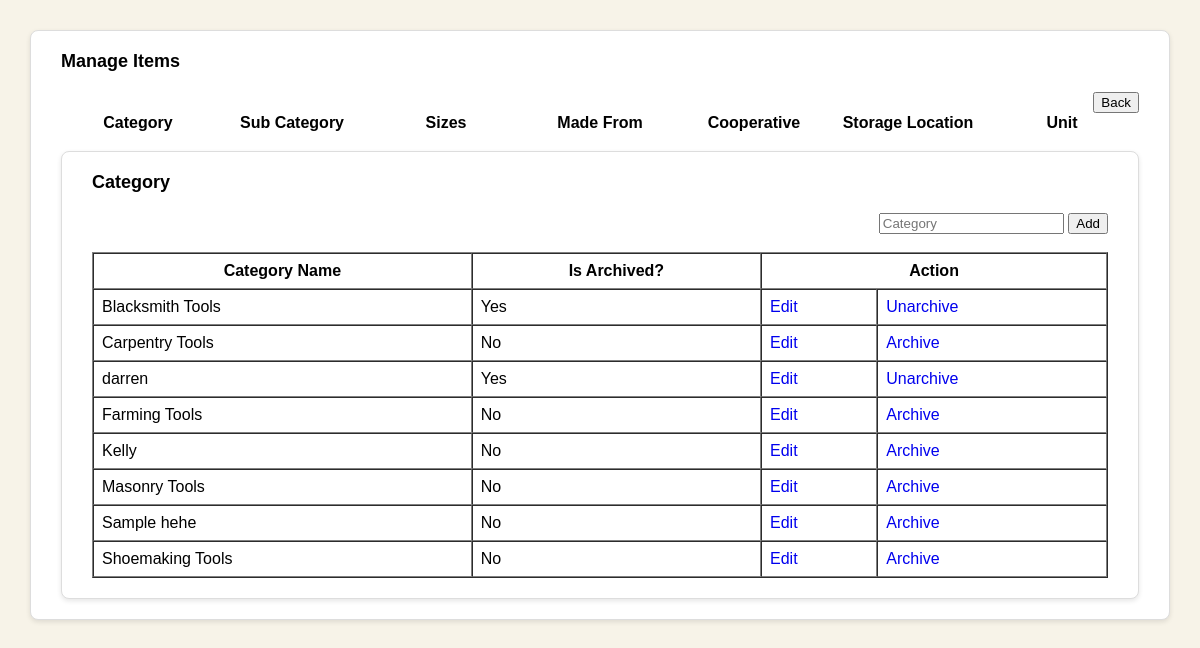
Page /submenu/submenu_maintenance.php (signed in) on the earlier database version.
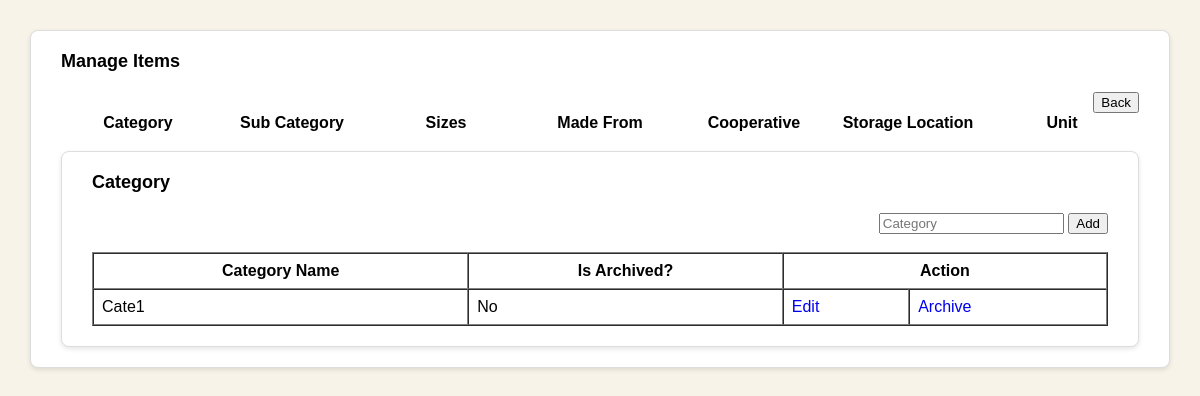
Same page on the later database version.
### tables this page shows
CREATE TABLE `tblcategory` (
  `categoryid` int(11) NOT NULL AUTO_INCREMENT,
  `category` varchar(128) DEFAULT '',
  `is_archived` varchar(128) DEFAULT 'No',
  PRIMARY KEY (`categoryid`)
);

### submenu/category.php (the view, shortened to what this page needs)
<?php include('../includes/init.php'); ?>
<?php
$category = '';
$categoryid = '';
?>
<div class="main-container">
    <div class="section-title">Category</div>
    <div align="right">
        <input type="text" id="category" value="<?php echo htmlspecialchars($category); ?>" placeholder="Category" />
        <button onclick="add_edit_category(<?php echo $categoryid ? $categoryid : 'null'; ?>);">
            <?php echo $categoryid ? 'Update' : 'Add'; ?>
        </button>
    </div>
    <br>
    <table border="1" width="100%" cellpadding="8" cellspacing="0">
        <tr>
            <th>Category Name</th>
            <th>Is Archived?</th>
            <th colspan="2">Action</th>
        </tr>
        <?php
        $rs = mysqli_query($db_connection, "SELECT categoryid, category, is_archived FROM tblcategory ORDER BY category ASC");
        while ($rw = mysqli_fetch_assoc($rs)) {
            $archived = $rw['is_archived'] === 'Yes' ? 'Yes' : 'No';
            $toggleText = $archived === 'Yes' ? 'Unarchive' : 'Archive';
            echo '<tr>
                <td>' . htmlspecialchars($rw['category']) . '</td>
                <td>' . $archived . '</td>
                <td><a style="text-decoration:none;" href="javascript:void(0);" onclick="ajax_fn(\'submenu/category.php?categoryid=' . $rw['categoryid'] . '\',\'tmp_content\');">Edit</a></td>
                <td><a style="text-decoration:none;" href="javascript:void(0);" onclick="ajax_fn(\'submenu/category.php?archive_not=' . $rw['categoryid'] . '\',\'tmp_content\');">' . $toggleText . '</a></td>
            </tr>';
        }
        ?>
    </table>
</div>

Differences in the rows shown:
removed tblcategory: category "Blacksmith Tools", is_archived "Yes", is_archived "Unarchive"
removed tblcategory: category "Carpentry Tools", is_archived "No", is_archived "Archive"
removed tblcategory: category "Farming Tools", is_archived "No", is_archived "Archive"
removed tblcategory: category "Kelly", is_archived "No", is_archived "Archive"
removed tblcategory: category "Masonry Tools", is_archived "No", is_archived "Archive"
removed tblcategory: category "Sample hehe", is_archived "No", is_archived "Archive"
removed tblcategory: category "Shoemaking Tools", is_archived "No", is_archived "Archive"
changed tblcategory: category "darren" → "Cate1"; is_archived "Yes" → "No"; is_archived "Unarchive" → "Archive"
